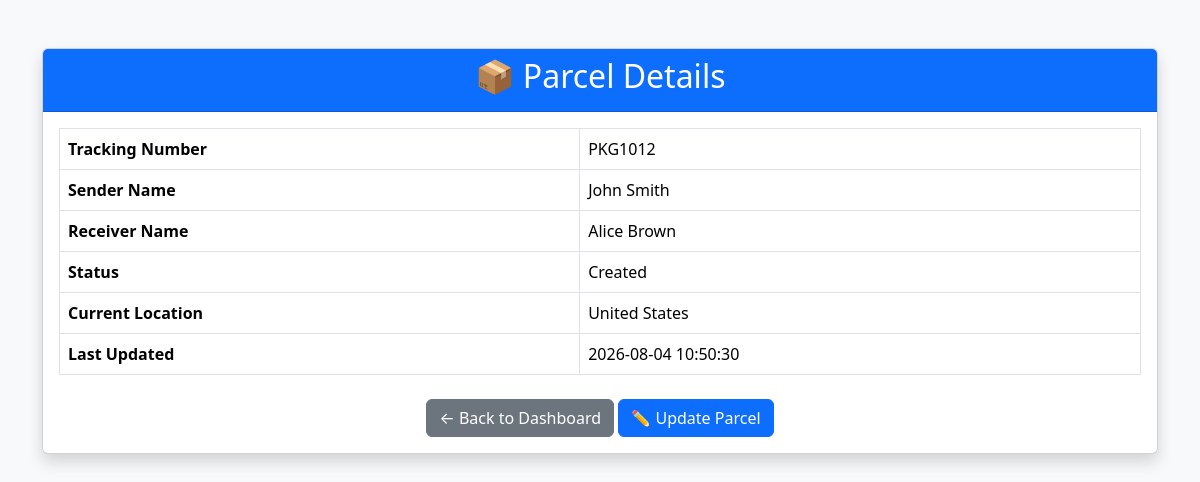
The page /admin/view/16 (signed in) on the database its author committed.
### tables this page shows
CREATE TABLE parcels (
        id INTEGER PRIMARY KEY AUTOINCREMENT,
        tracking_number TEXT UNIQUE NOT NULL,
        sender_name TEXT,
        receiver_name TEXT,
        status TEXT,
        location TEXT,
        updated_at TEXT
    , receiver_email TEXT, parcel_image TEXT);

### app.py (the view)
@app.route("/admin/view/<int:parcel_id>")
def admin_view(parcel_id):
    if "admin" not in session:
        return redirect(url_for("login"))
    conn = sqlite3.connect("database/parcels.db")
    conn.row_factory = sqlite3.Row
    cursor = conn.cursor()
    cursor.execute(
        "SELECT * FROM parcels WHERE id=?",
        (parcel_id,)
    )
    parcel = cursor.fetchone()
    conn.close()
    return render_template(
        "admin_view.html",
        parcel=parcel
    )

### templates/admin_view.html (shortened to what this page needs)
<!DOCTYPE html>
<html lang="en">
<head>
    <link rel="stylesheet" href="https://cdn.jsdelivr.net/npm/bootstrap@5.3.3/dist/css/bootstrap.min.css">
</head>
<body class="bg-light">
<div class="container mt-5">
    <div class="card shadow">
        <div class="card-header bg-primary text-white">
            <h2 class="text-center">📦 Parcel Details</h2>
        </div>
        <div class="card-body">
            <table class="table table-bordered">
                <tr>
                    <th>Tracking Number</th>
                    <td>{{ parcel[1] }}</td>
                </tr>
                <tr>
                    <th>Sender Name</th>
                    <td>{{ parcel[2] }}</td>
                </tr>
                <tr>
                    <th>Receiver Name</th>
                    <td>{{ parcel[3] }}</td>
                </tr>
                <tr>
                    <th>Status</th>
                    <td>{{ parcel[4] }}</td>
                </tr>
                <tr>
                    <th>Current Location</th>
                    <td>{{ parcel[5] }}</td>
                </tr>
                <tr>
                    <th>Last Updated</th>
                    <td>{{ parcel[6] }}</td>
                </tr>
            </table>
            <div class="text-center mt-4">
                <a href="/admin" class="btn btn-secondary">
                    ← Back to Dashboard
                </a>
                <a href="/admin/update/{{ parcel[0] }}" class="btn btn-primary">
                    ✏️ Update Parcel
                </a>
            </div>
        </div>
    </div>
</div>
</body>
</html>

### rows shown on the page
parcels: tracking_number "PKG1012", sender_name "John Smith", receiver_name "Alice Brown", status "Created", location "United States", updated_at "2026-08-04 10:50:30"
